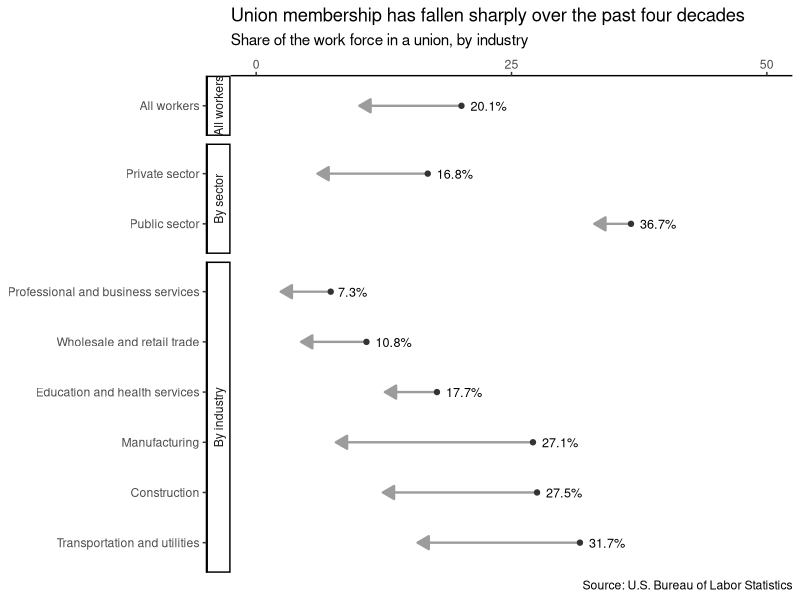

R code for this plot:
## ---- chunk 1
library(tidyverse)
## ---- chunk 2
union_data <- tribble(
  ~panel, ~industry, ~rate_1983, ~rate_2022,
  "All workers", "All workers", 20.1, 10.1,
  "By sector", "Public sector", 36.7, 33.1,
  "By sector", "Private sector", 16.8, 6.0,
  "By industry", "Transportation and utilities", 31.7, 15.8,
  "By industry", "Construction", 27.5, 12.4,
  "By industry", "Manufacturing", 27.1, 7.8,
  "By industry", "Education and health services", 17.7, 12.6,
  "By industry", "Wholesale and retail trade", 10.8, 4.4,
  "By industry", "Professional and business services", 7.3, 2.4
) |>
  mutate(
    panel = factor(panel, levels = c("All workers", "By sector", "By industry")),
    industry = fct_inorder(industry)
  )
## ---- chunk 3
ggplot(union_data, aes(y = industry)) +
  geom_segment(aes(x = rate_1983, xend = rate_2022, yend = industry),
               linewidth = 0.8, color = "#9c9c9c",
               arrow = arrow(length = unit(0.13, "inches"), type = "closed")) +
  geom_point(aes(x = rate_1983), color = "#333333") +
  geom_text(aes(x = rate_1983, label = paste0(rate_1983, "%")),
            hjust = -0.25, size = 3.2) +
  geom_text(aes(x = rate_2022, label = paste0(rate_2022, "%")),
            hjust = 1.25, color = "white", size = 3.2) +
  facet_grid(panel ~ ., scales = "free_y", space = "free_y", switch = "y") +
  scale_x_continuous(breaks = c(0, 25, 50), limits = c(0, 50), position = "top") +
  labs(
    title = "Union membership has fallen sharply over the past four decades",
    subtitle = "Share of the work force in a union, by industry",
    x = NULL, y = NULL,
    caption = "Source: U.S. Bureau of Labor Statistics"
  ) +
  theme_classic()
